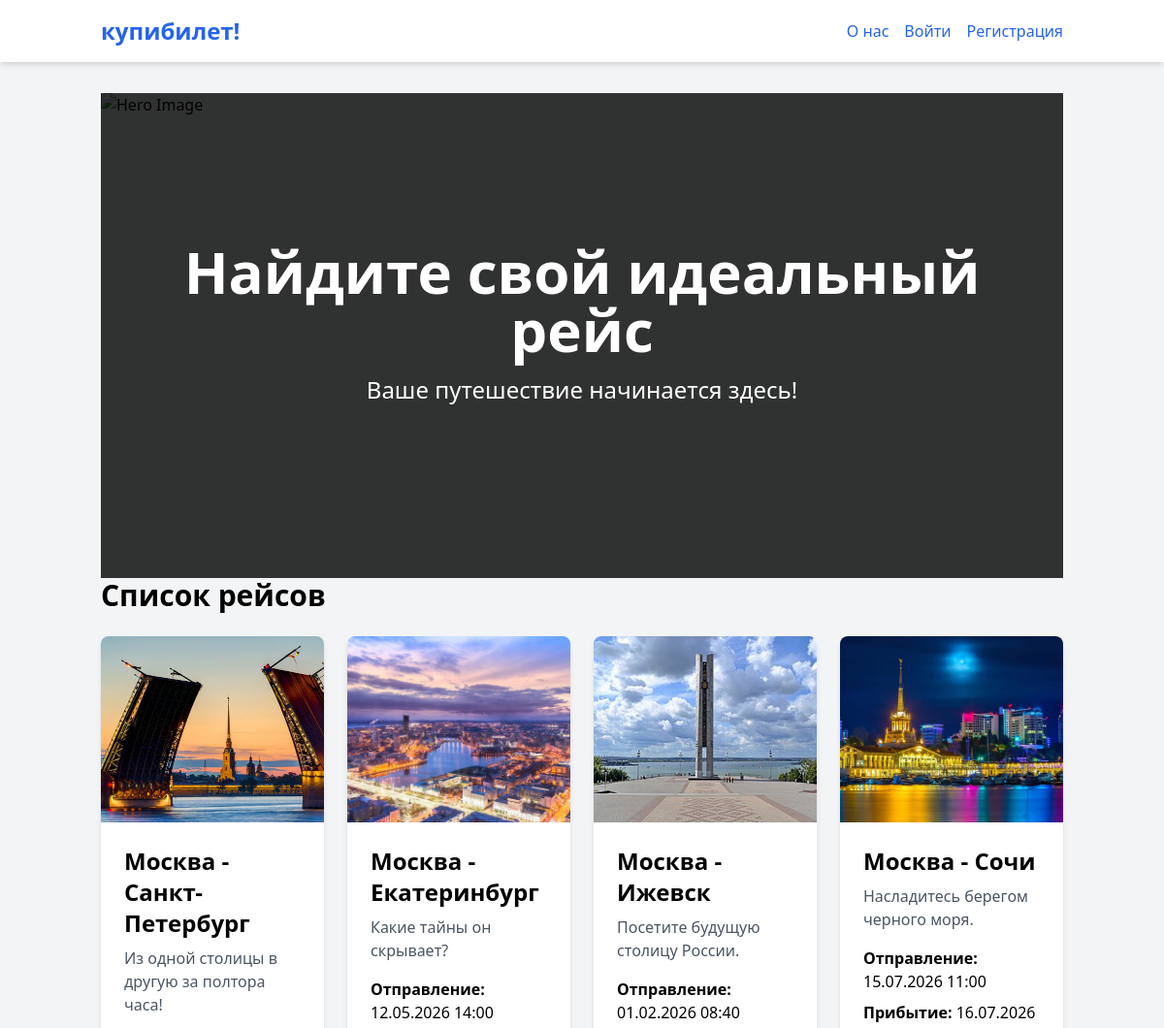
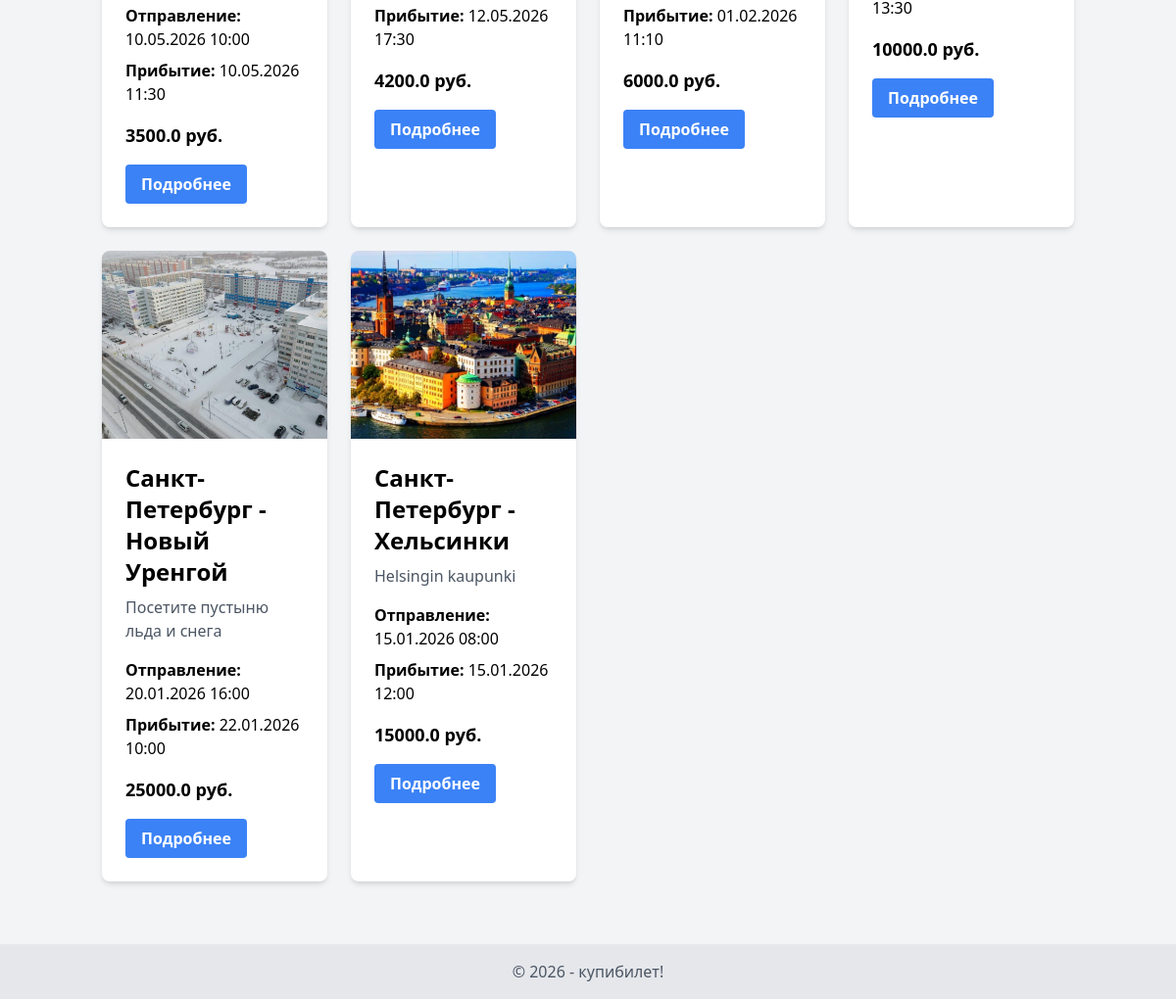
The page / on the database its author committed (2 pictures, top to bottom).
### app.py (models this page shows)
class Flight(db.Model):
    id = db.Column(db.Integer, primary_key=True)
    departure_city = db.Column(db.String(100), nullable=False)
    arrival_city = db.Column(db.String(100), nullable=False)
    image = db.Column(db.String(255))
    description = db.Column(db.Text)
    route = db.Column(db.String(255))
    departure_datetime = db.Column(db.DateTime, nullable=False)
    arrival_datetime = db.Column(db.DateTime, nullable=False)
    price = db.Column(db.Float, nullable=False)
    bookings = db.relationship('Booking', foreign_keys='Booking.flight_id')

### app.py (the view)
@app.route('/')
def index():
    add_default_flights()
    flights = Flight.query.all()
    return render_template('index.html', flights=flights)

### templates/index.html (shortened to what this page needs)
{% extends 'base.html' %}
{% block content %}
    <div class="relative overflow-hidden">
        <div class="absolute inset-0 bg-black opacity-80"></div>
        <div class="absolute inset-0 flex items-center justify-center">
            <div class="text-center text-white px-4">
                <h1 class="text-4xl sm:text-5xl md:text-6xl font-bold mb-4">Найдите свой идеальный рейс</h1>
                <p class="text-lg sm:text-xl md:text-2xl mb-6">Ваше путешествие начинается здесь!</p>
                </div>
            </div>
        </div>
    <h1 class="text-3xl font-bold mb-6">Список рейсов</h1>
    {% if not flights %}
        <p class="text-gray-600">Рейсов пока нет.</p>
    {% else %}
        <div class="grid grid-cols-1 sm:grid-cols-2 md:grid-cols-3 lg:grid-cols-4 gap-6">
            {% for flight in flights %}
            <div class="bg-white rounded-lg shadow-md overflow-hidden transform duration-300 hover:scale-105">
                {% if flight.image %}
                        <img src="{{ url_for('static', filename=flight.image.replace('static/', '')) }}" alt="{{ flight.departure_city }} - {{ flight.arrival_city }}" class="w-full h-48 object-cover">
                    {% else %}
                        <div class="w-full h-48 bg-gray-300"></div>
                    {% endif %}
                    <div class="p-6">
                        <h2 class="text-2xl font-semibold mb-2">{{ flight.departure_city }} - {{ flight.arrival_city }}</h2>
                        <p class="text-gray-600 mb-4">{{ flight.description }}</p>
                        <div class="flex justify-between mb-2">
                            <p>
                                <span class="font-semibold">Отправление:</span> {{ flight.departure_datetime.strftime('%d.%m.%Y %H:%M') }}
                            </p>
                         </div>
                           <div class="flex justify-between mb-4">
                            <p>
                                <span class="font-semibold">Прибытие:</span> {{ flight.arrival_datetime.strftime('%d.%m.%Y %H:%M') }}
                            </p>
                         </div>
                        <p class="text-lg font-bold mb-4">{{ flight.price }} руб.</p>
                        <a href="{{ url_for('flight_details', flight_id=flight.id) }}" class="bg-blue-500 hover:bg-blue-700 text-white font-bold py-2 px-4 rounded inline-block">Подробнее</a>
                    </div>
                </div>
            {% endfor %}
        </div>
    {% endif %}
{% endblock %}

### templates/base.html (shortened to what this page needs)
<!DOCTYPE html>
<html lang="ru">
  <head>
    <link
      href="https://cdn.jsdelivr.net/npm/tailwindcss@2.2.19/dist/tailwind.min.css"
      rel="stylesheet"
    />
    <script src="https://cdn.tailwindcss.com"></script>
  </head>
  <body class="bg-gray-100 font-sans flex flex-col min-h-screen">
    <header class="bg-white shadow-md py-4 sticky top-0 z-50">
        <div class="container mx-auto px-4 flex items-center justify-between flex-wrap">
            <a href="/" class="text-2xl font-bold text-blue-600">купибилет!</a>
            <nav class="w-full sm:w-auto sm:flex sm:items-center sm:justify-end" id="navbar">
                <ul class="sm:flex sm:space-x-4 w-full sm:w-auto mt-4 sm:mt-0 text-center sm:text-left">
                    <li>
                        <a href="{{ url_for('about') }}" class="text-blue-600 hover:underline block px-4 py-2 sm:p-0">О нас</a>
                    </li>
                    {% if current_user.is_authenticated %}
                        <li>
                            <a href="{{ url_for('bookings') }}" class="text-blue-600 hover:underline block px-4 py-2 sm:p-0">Мои бронирования</a>
                        </li>
                        <li>
                            <a href="{{ url_for('logout') }}" class="text-blue-600 hover:underline block px-4 py-2 sm:p-0">Выйти ({{ current_user.username }})</a>
                        </li>
                    {% else %}
                        <li>
                            <a href="{{ url_for('login') }}" class="text-blue-600 hover:underline block px-4 py-2 sm:p-0">Войти</a>
                        </li>
                        <li>
                            <a href="{{ url_for('register') }}" class="text-blue-600 hover:underline block px-4 py-2 sm:p-0">Регистрация</a>
                        </li>
                    {% endif %}
                </ul>
            </nav>
        </div>
    </header>
    <main class="container mx-auto px-4 py-8 flex-grow">
       {% block content %}{% endblock %}
    </main>
    <footer class="bg-gray-200 py-4 mt-8">
      <div class="container mx-auto px-4 text-center text-gray-600">
        © 2026 - <a href="{{ url_for('about') }}">купибилет!</a>
      </div>
    </footer>
  </body>
</html>

### rows shown on the page
Flight: image (picture), departure_city "Москва", arrival_city "Санкт-Петербург", description "Из одной столицы в другую за полтора часа!", departure_datetime "10.05.2026 10:00", arrival_datetime "10.05.2026 11:30", price "3500.0"
Flight: image (picture), departure_city "Москва", arrival_city "Екатеринбург", description "Какие тайны он скрывает?", departure_datetime "12.05.2026 14:00", arrival_datetime "12.05.2026 17:30", price "4200.0"
Flight: image (picture), departure_city "Москва", arrival_city "Ижевск", description "Посетите будущую столицу России.", departure_datetime "01.02.2026 08:40", arrival_datetime "01.02.2026 11:10", price "6000.0"
Flight: image (picture), departure_city "Москва", arrival_city "Сочи", description "Насладитесь берегом черного моря.", departure_datetime "15.07.2026 11:00", arrival_datetime "16.07.2026 13:30", price "10000.0"
Flight: image (picture), departure_city "Санкт-Петербург", arrival_city "Новый Уренгой", description "Посетите пустыню льда и снега", departure_datetime "20.01.2026 16:00", arrival_datetime "22.01.2026 10:00", price "25000.0"
Flight: image (picture), departure_city "Санкт-Петербург", arrival_city "Хельсинки", description "Helsingin kaupunki", departure_datetime "15.01.2026 08:00", arrival_datetime "15.01.2026 12:00", price "15000.0"
